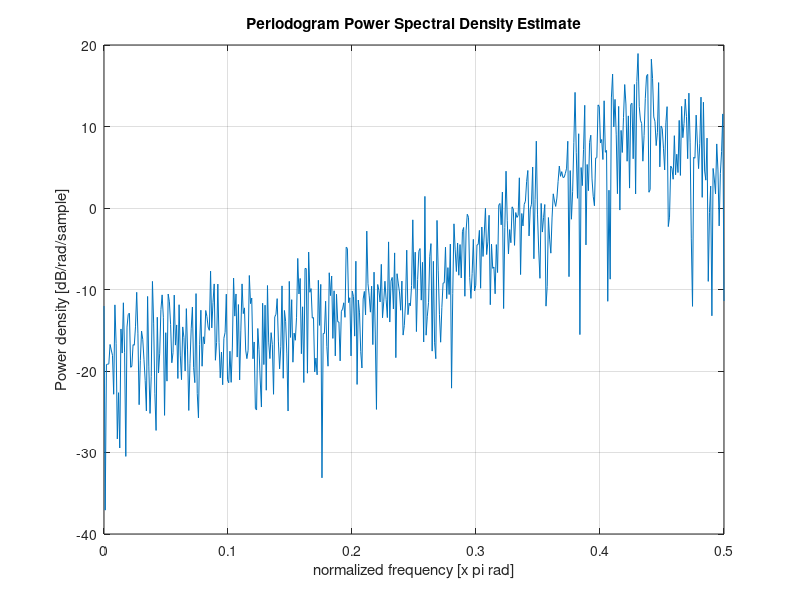

Write MATLAB code to recreate this figure.
%% create ar process
A = [1 1.5 0.75];
rng(123)
x = filter(1,A,randn(1000,1));

figure()
periodogram(x)

figure()
% plot(w1/pi,20*log10(abs(H1)))
% xlabel("Normalized Frequency(\times \pi rad/sample")
% ylabel("Magnitude [dB]")
% title("Frequency response of AR process")





